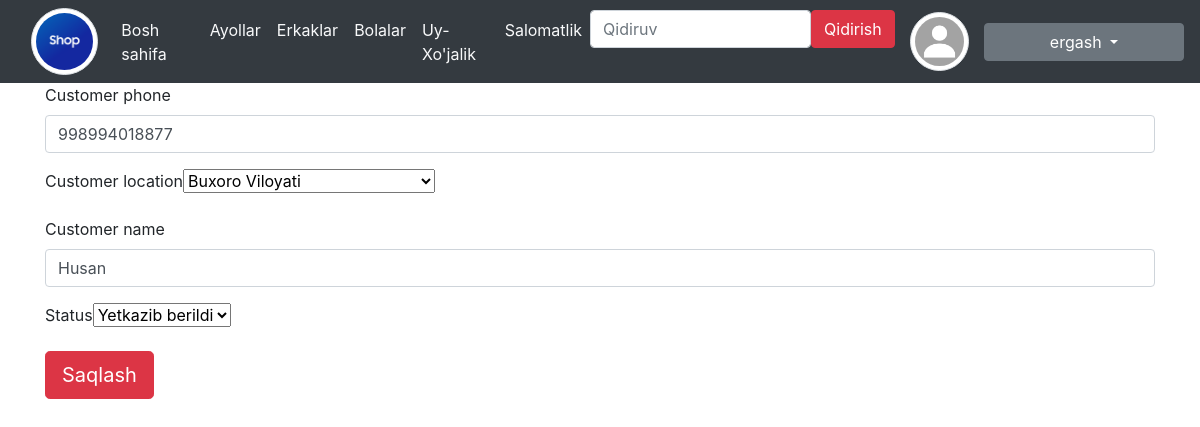
Before: /order/edit/4/ (signed in) with the older database file.
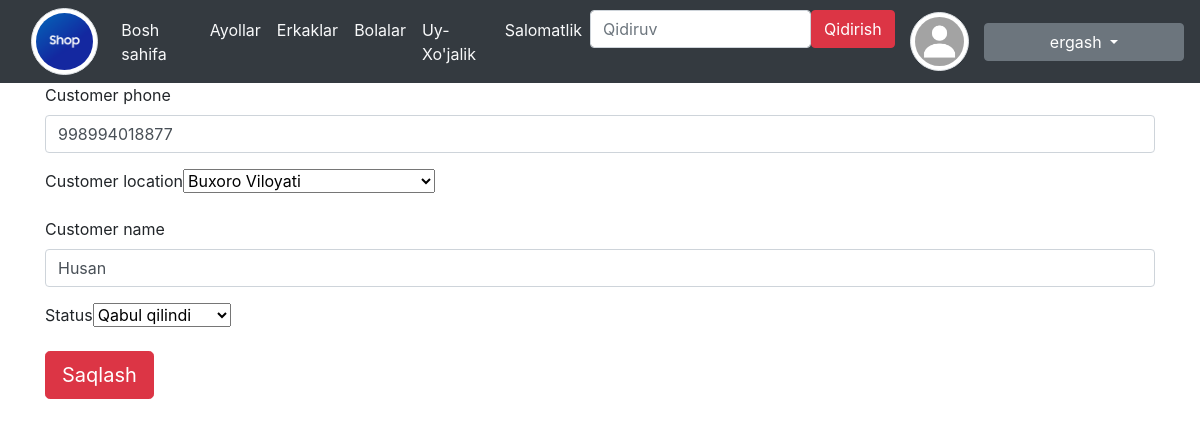
After: the same page with the newer database file.
### orders/models.py (models this page shows, shortened)
class Order(models.Model):
    product = models.CharField(max_length=200)
    status = models.CharField(max_length=200, choices=StatusChoices, default="Qabul qilindi")
    customer_name = models.CharField(max_length=200)
    customer_phone = models.IntegerField()
    customer_location = models.CharField(max_length=200, choices=Location_choices)

### orders/views.py (the view)
# urls.py: path('order/edit/<int:pk>/', EditOrder, name='edit_order'),
def EditOrder(request, pk):
    order = get_object_or_404(Order, pk=pk)
    if request.method == 'POST':
        form = EditOrderForm(request.POST, instance=order)
        if form.is_valid():
            form.save()
            return redirect('home')
    else:
        form = EditOrderForm(instance=order)
    return render(request, 'admin/edit_order.html', {'form': form, 'order': order})

### orders/forms.py (shortened to what this page needs)
class EditOrderForm(forms.ModelForm):
    class Meta:
        model = Order
        fields = ['customer_phone', 'customer_location', 'customer_name', 'status']
        widgets = {
            'customer_phone': forms.TextInput(attrs={'class': 'form-control'}),
            'customer_location': forms.Select(attrs={'class': 'form-select'}),
            'customer_name': forms.TextInput(attrs={'class': 'form-control'}),
            'status': forms.Select(attrs={'class': 'form-select'}),
        }

### templates/admin/edit_order.html (shortened to what this page needs)
{% extends 'base.html' %}
{% load django_bootstrap5 %}
{% block content %}
  <form method="post">
    {% bootstrap_form form %}
    <button type="submit" class="btn btn-danger btn-lg">Saqlash</button>
  </form>
{% endblock content %}

Changed rows visible on the page:
changed Order "Buxoro Viloyati": status "Yetkazib berildi" → "Qabul qilindi"
